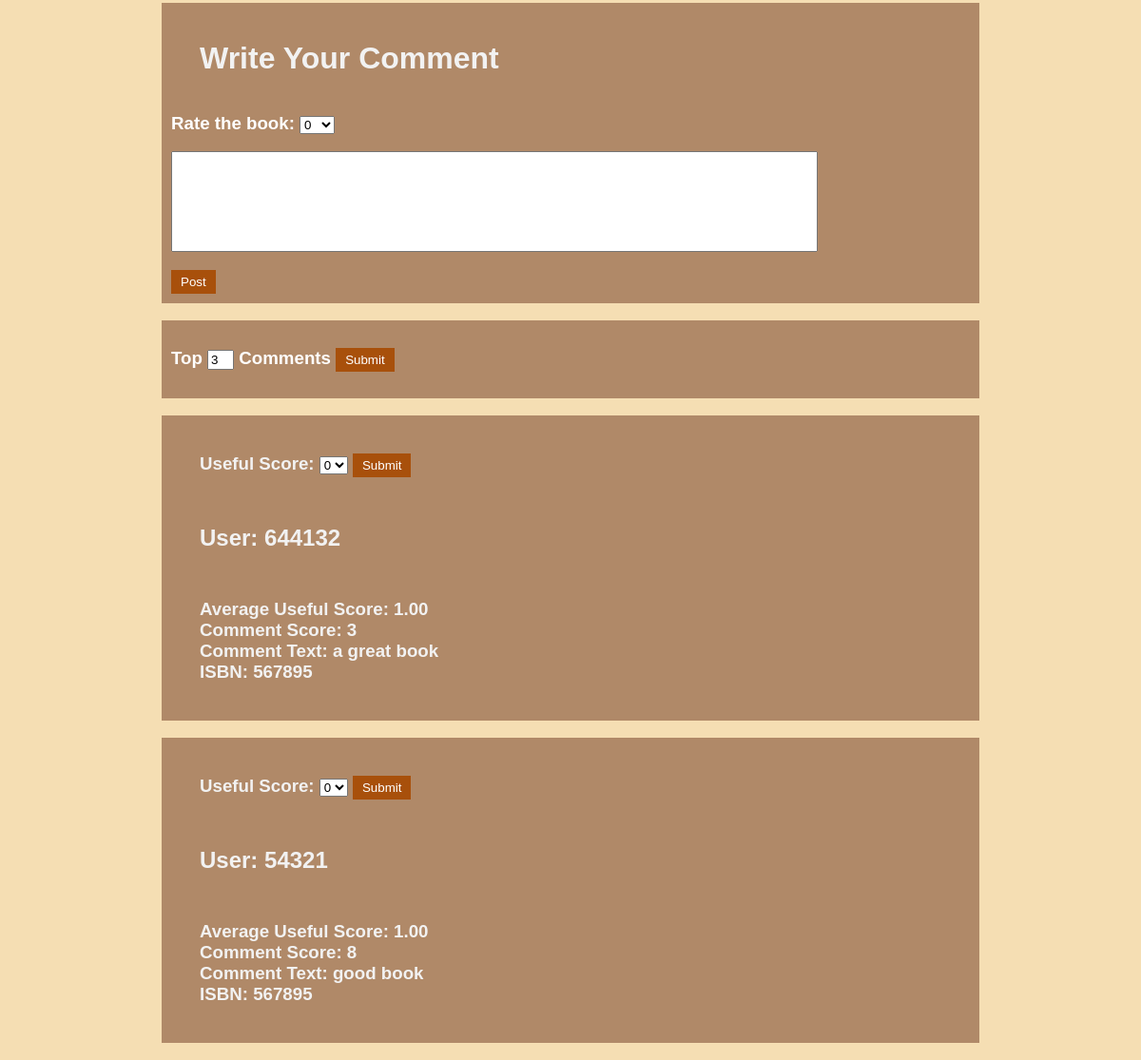
Page /oneBook/567895/567895 (lower part) on the earlier database version.
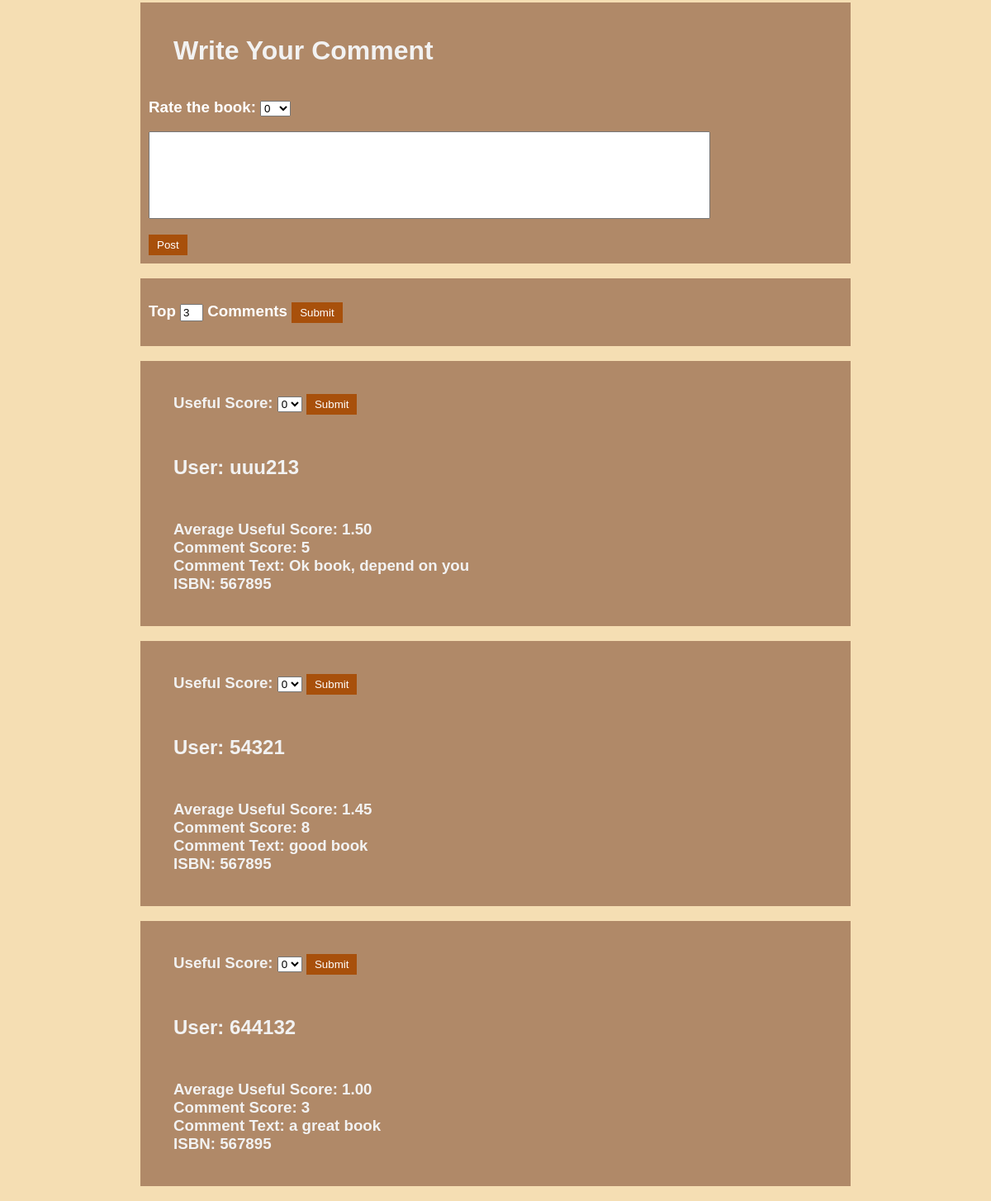
Same page on the later database version.
### app.py (models this page shows)
class Comment(db.Model):
    __tablename__ = 'comment'
    comment = db.Column(db.Integer,primary_key=True)
    ISBN = db.Column(db.Integer,db.ForeignKey('book.ISBN', ondelete='CASCADE'),nullable=False)
    username = db.Column(db.String(20),db.ForeignKey('user.username', ondelete='CASCADE'),nullable=False)
    text = db.Column(db.String(100))
    usefulscore = db.Column(db.Integer,default=1)
    comsocore = db.Column(db.Integer,default=5)
    __table_args__ = (
    db.UniqueConstraint(
        ISBN, username
        ),
    )

### app.py (the view)
@app.route('/oneBook/<isbn>/<id>',methods=['POST','GET'])
def oneBook(isbn,id):
    topn=len(Comment.query.all())
    if request.method=='POST':
        topn=int(request.form['topcom'])
    book=Book.query.get_or_404(isbn)
    comments=Comment.query.order_by(Comment.usefulscore.desc()).limit(topn).all()
    return render_template("singleBook.html",nbook=book,user=id,allcom=comments,top=len(comments))

### templates/singleBook.html (shortened to what this page needs)
{% extends "base.html" %}
{% block body %}
<br>
<div class=bookinfo><h1 id=eachb>Comments:</h1></div><br>
<div class=bookinfo><h1 id=eachb>Write Your Comment</h1>
    <form action='/addcomment/{{user}}/{{nbook.ISBN}}' method="POST">
        <h3 style="color: white;">
        Rate the book:
        <select name="cscore" id="comment">
            <option value="0">0</option>
        </select>
    </h3>
        <h3><input class='comment' type="text" name="text"></h3>
        <input class="viewbutton" type="submit" value="Post">
    </form>
</div>
<br>
<div class=bookinfo>
    <form action='/oneBook/{{nbook.ISBN}}/{{user}}' method="POST">
        <h3 style="color: white;">Top <input class=topn type="numer" name="topcom" value=3> Comments
            <input class="viewbutton" type="submit" value="Submit"></h3>
    </form>
</div>
<br>
{%if allcom != None %}
    {%for comment in allcom%}
        {%if comment.ISBN==nbook.ISBN%}
    <div class=bookinfo>
        {%if user!=comment.username%}
        <form action='/adduseful/{{comment.comment}}/{{nbook.ISBN}}/{{user}}' method="POST">
            <h3 id=eachb>Useful Score:
            <select name="uscore" id="comment">
                <option value="0">0</option>
            </select>
            <input class="viewbutton" type="submit" value="Submit">
            </h3>
        </form>
        {%endif%}
        <h2 id=eachb>User: {{comment.username}}</h2>
        <h3 id=eachb>
        Average Useful Score: {{"%.2f"|format(comment.usefulscore)}}<br>
        Comment Score: {{comment.comsocore}}<br>
        Comment Text: {{comment.text}}<br>
        ISBN: {{comment.ISBN}}
        </h3>
    </div><br>
        {%endif%}
    {%endfor%}
{%else%}
<div class=bookinfo>
    <h2 id=eachb>No Comments yet!</h2>
</div><br>
{%endif%}
{% endblock %}

Differences in the rows shown:
added Comment: username "uuu213", usefulscore "1.50", comsocore "5", text "Ok book, depend on you", ISBN "567895"
changed Comment "good book": usefulscore "1.00" → "1.45"; moves up the list
